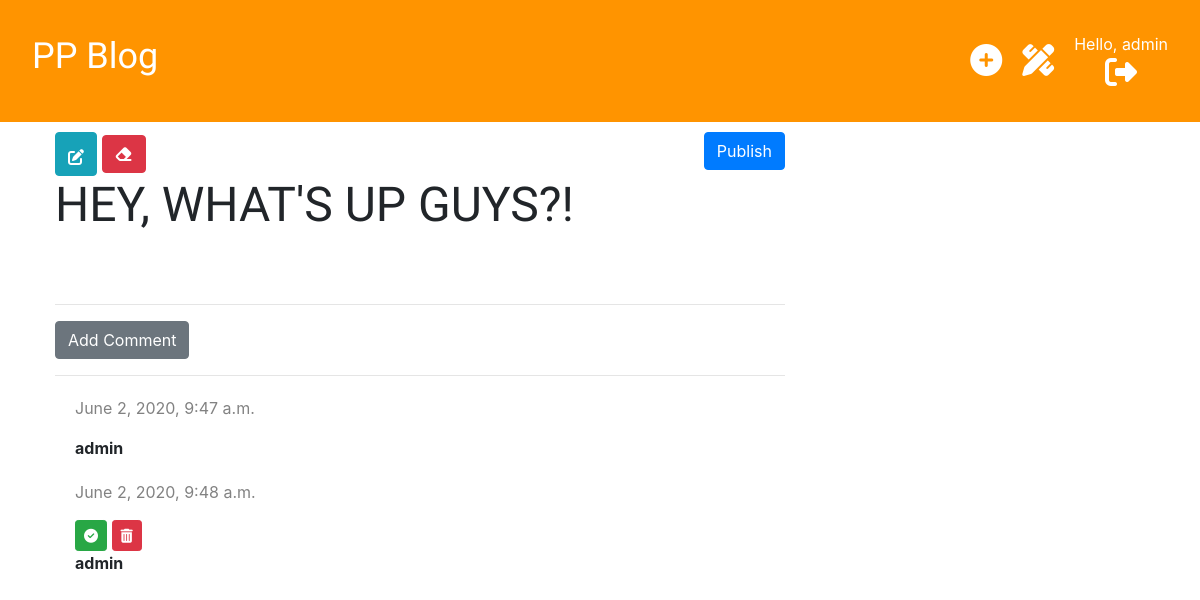
Page /post/2/ (signed in) on the committed database.
### blog/models.py (models this page shows, shortened)
class Post(models.Model):
    author = models.ForeignKey('auth.User', on_delete=models.CASCADE)
    title = models.CharField(max_length=200)
    text = models.TextField()
    created_date = models.DateTimeField(default=timezone.now)
    published_date = models.DateTimeField(blank=True, null=True)

class Comment(models.Model):
    post = models.ForeignKey('blog.Post', on_delete=models.CASCADE, related_name='comments')
    author = models.CharField(max_length=200)
    text = models.TextField()
    created_date = models.DateTimeField(default=timezone.now)
    approved = models.BooleanField(default=False)

### blog/views.py (the view)
# urls.py: path('post/<int:pk>/', views.post_detail, name='post_detail'),
def post_detail(request, pk):
    post = get_object_or_404(Post, pk=pk)
    stuff_for_frontend = {'post': post}
    return render(request, 'blog/post_detail.html', stuff_for_frontend)

### blog/templatetags/markdownify.py (called while the page is built)
@register.filter
def markdown(value):
    renderer = HighlightRenderer()
    markdown = mistune.Markdown(renderer=renderer)
    return markdown(value)

### blog/templates/blog/post_detail.html (shortened to what this page needs)
{% extends 'blog/base.html' %}
{% load markdownify %}
{% block content %}
    <div class="post">
        {% if post.published_date %}
            <div class="date">
                {{ post.published_date }}
            </div>
        {% else %}
            <a href="url 'post_publish' pk=post.pk" class="btn btn-primary">Publish</a>
        {% endif %}
        {% if user.is_authenticated %}
            <div>
                <a href="{% url 'post_edit' pk=post.pk %}" class="btn btn-info"><i class="fas fa-edit"></i></a>
                <a href="{% url 'post_delete' pk=post.pk %}" class="btn btn-danger" onclick="return confirm('Are you sure you want to delete this post?')"><i class="fas fa-eraser"></i></i></a>
            </div>
        {% endif %}
        <h1>{{ post.title }}</h1>
    </div>
    <hr>
    <a href="{% url 'add_comment_to_post' pk=post.pk%}" class="btn btn-secondary">Add Comment</a>
    <hr>
    {% for comment in post.comments.all %}
        {% if user.is_authenticated or comment.approved %}
            <div class="comment">
                <p class="date">{{ comment.created_date }}</p>
                {% if not comment.approved and user.is_superuser %}
                    <a href="{% url 'comment_approve' pk=comment.pk %}" class="btn btn-success btn-sm"><i class="fas fa-check-circle fa-1x"></i></a>
                    <a href="{% url 'comment_remove' pk=comment.pk %}" class="btn btn-danger btn-sm"><i class="fas fa-trash-alt fa-1x"></i></a>
                {% endif %}
                <p><strong>{{ comment.author }}</strong></p>
            </div>
        {% endif %}
    {% empty %}
        <p>No comments yet...</p>
    {% endfor %}
{% endblock %}

### blog/templates/blog/base.html (shortened to what this page needs)
{% load static %}
<!DOCTYPE html>
<html lang="en">
<head>
    <link rel="stylesheet" href="https://maxcdn.bootstrapcdn.com/bootstrap/4.0.0/css/bootstrap.min.css">
    <link href="{% static 'css/blog.css' %}" rel="stylesheet" type="text/css">
    <link rel="stylesheet" href="{% static 'css/zenburn.css' %}" type="text/css">
</head>
<body>
    <div class="page-header">
        <h1><a href="{% url 'post_list' %}">PP Blog</a></h1>
        {% if user.is_authenticated %}
            <div class="top-menu">
                <a href="{% url 'post_new' %}"><i class="fas fa-plus-circle fa-2x top-menu__icon"></i></a>
                <a href="{% url 'post_draft_list' %}"><i class="fas fa-pencil-ruler fa-2x top-menu__icon"></i></a>
                <div class="top-menu__user">
                    <p>Hello, {{ user.username }}<a href="{% url 'logout' %}"></p>
                        <i class="fas fa-sign-out-alt fa-2x top-menu__user__icon"></i></a>
                </div>
            </div>
        {% else %}
            <a href="{% url 'login' %}"><i class="fas fa-sign-in-alt fa-2x top-menu__icon"></i></a>
        {% endif %}
    </div>
    <div class="content container">
        <div class="row">
            <div class="col-md-8">
               {% block content %}
               {% endblock %}
            </div>
        </div>
    </div>
</body>
</html>

### blog/static/css/blog.css (style rules this page uses)
h1, h2, h3, h4 { font-family: 'Tangerin', 'Inconsolata', 'Droid Sans', serif ; font-size: 48px; }
.page-header { background-color: #ff9400; padding: 2em; margin-top: 0; display: flex; flex-direction: row; justify-content: space-between; align-items: center; }
.page-header h1, .page-header h1 a { color: #ffffff; font-size: 36px; text-decoration: none; }
.top-menu { display: flex; flex-direction: row; align-items: center; }
.top-menu__user { display: flex; flex-direction: column; text-align: center; align-items: center; margin-left: 20px; }
.top-menu__user p { color: #ffffff; margin: 0; padding: 0; }
.top-menu__user__icon { color: #ffffff; }
.top-menu__icon { color: #ffffff; margin-left: 20px; }
.content { margin-left: 40px; }
.date { color: #828282; }
.post { margin-bottom: 70px; margin-top: 10px; }
.btn-primary { float: right; }
.fa-edit { margin-top: 10px; }
.comment { margin: 20px 0 20px 20px; }

### rows in the picture
Post: title "HEY, WHAT'S UP GUYS?!"
Comment: created_date "June 2, 2020, 9:47 a.m.", author "admin"
Comment: created_date "June 2, 2020, 9:48 a.m.", approved False (drawn), author "admin"

### other values in the picture
{{ user.username }} "admin"
